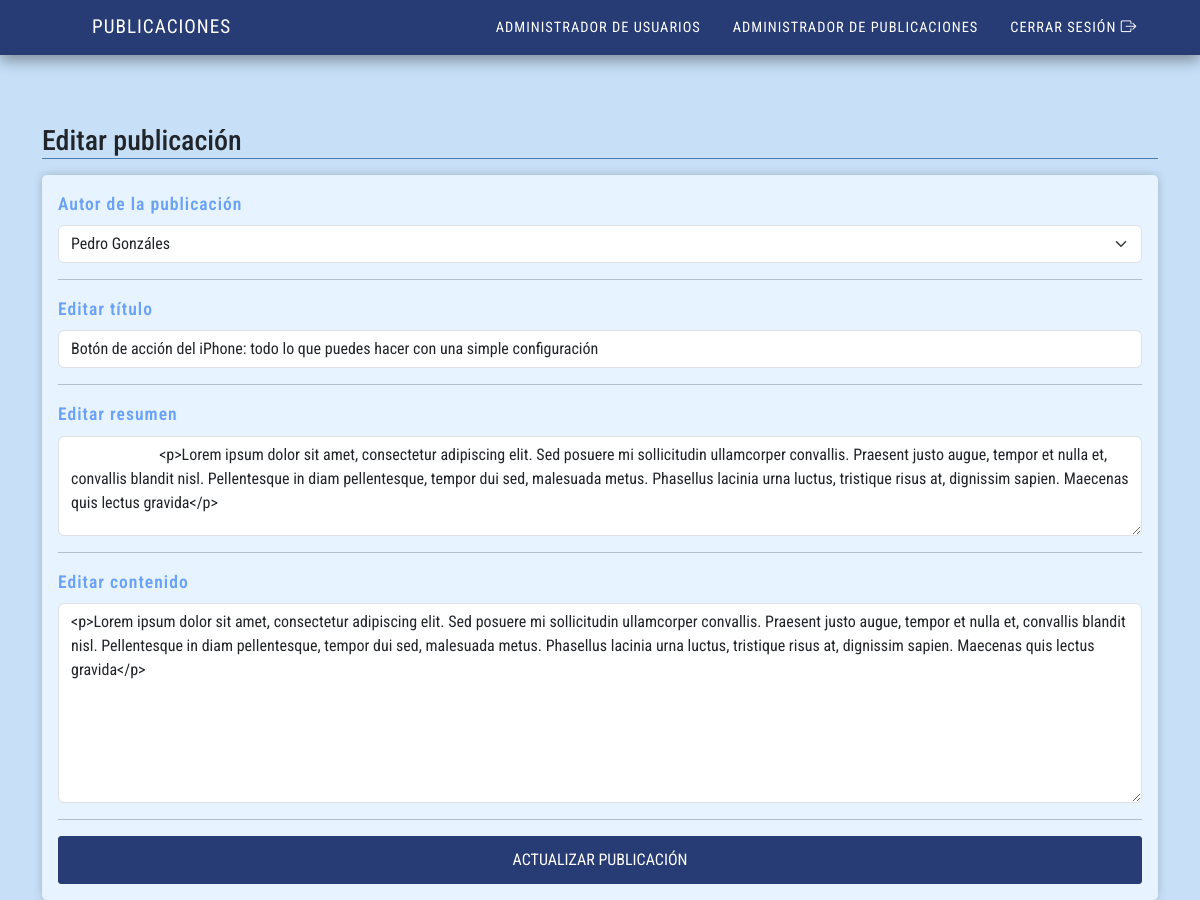
The app's page /admin/admin_editar.php?id=21 with its own data.
### tables this page shows
CREATE TABLE `posts` (
  `post_id` int NOT NULL AUTO_INCREMENT,
  `title` varchar(255) NOT NULL,
  `content` text NOT NULL,
  `author_id` int DEFAULT NULL,
  `publish_date` timestamp NULL DEFAULT CURRENT_TIMESTAMP,
  `excerpt` text NOT NULL,
  PRIMARY KEY (`post_id`),
  KEY `author_id` (`author_id`),
  CONSTRAINT `posts_ibfk_1` FOREIGN KEY (`author_id`) REFERENCES `users` (`user_id`)
);

CREATE TABLE `users` (
  `user_id` int NOT NULL AUTO_INCREMENT,
  `username` varchar(50) NOT NULL,
  `email` varchar(100) NOT NULL,
  `password_hash` varchar(255) NOT NULL,
  `full_name` varchar(100) NOT NULL,
  PRIMARY KEY (`user_id`),
  UNIQUE KEY `username` (`username`),
  UNIQUE KEY `email` (`email`)
);

### class/config.php (called while the page is built, shortened)
<?php
    $host     = "localhost";
    $username = "root";
    $password = "";
    $dbaname  = "mi_blog";
?>

### class/db.php (called while the page is built, shortened)
<?php
 class db{
    protected $connection;
    protected $query;
    public function __construct( $dbhost = 'localhost', $dbuser = 'root', $dbpass = '', $dbname = '', $charset = 'utf8' ){
        $this->connection = new mysqli( $dbhost, $dbuser, $dbpass, $dbname );
        $this->connection->set_charset($charset);
    }
    public function query($query){
        if ( $this->query = $this->connection->prepare($query) ) {
            $this->query->execute();
        } else {
            $this->error('No se puede preparar la declarción de MySQL (revisa tu sintaxis) - ' . $this->connection->error);
        }
        return $this;
    }
    public function fetchArray(){
        $params = array();
        $row = array();
        $meta = $this->query->result_metadata();
        while ($field = $meta->fetch_field()) {
            $params[] = & $row[$field->name];
        }
        call_user_func_array(array($this->query, 'bind_result'), $params);
        $result = array();
        while ($this->query->fetch()) {
            foreach ($row as $key => $val) {
                $result[$key] = $val;
            }
        }
        return $result;
    }
}
?>

### admin/admin_editar.php (the view, shortened to what this page needs)
<?php
    include_once 'includes/header.php';
    include_once '../class/config.php';
    include_once '../class/db.php';
    $db = new db($host, $username, $password, $dbaname );
    $id = isset(  $_GET['id']  ) ? $_GET['id'] : '';
    $articulo = $db->query("SELECT * FROM posts INNER JOIN users ON posts.author_id = users.user_id WHERE post_id=$id")->fetchArray();
?>
<main class="container" style="margin-top:100px">
    <h1 class="border-bottom border-dark-subtle my-3 h3">Editar publicación</h1>
    <div class="wrapperTable">
        <form action='update_editar.php' method='POST'>
            <div class='mb-3'>
                <label for='title' class='form-label'>Autor de la publicación</label>
                <select class="form-select" id="autor" name="autor">
                    <option value="<?= htmlspecialchars($articulo['user_id']) ?>" selected><?= htmlspecialchars($articulo['full_name']) ?></option>
                </select>
            </div>
            <hr>
            <div class='mb-3'>
                <label for='title' class='form-label'>Editar título</label>
                <input type='text' class='form-control' name='title' id='title'
                    value="<?= htmlspecialchars($articulo['title']) ?>">
            </div>
            <hr>
            <div class='mb-3'>
                <label for='excerpt' class='form-label'>Editar resumen</label>
                <textarea class='form-control' name='excerpt' id='excerpt' style='height: 100px'>
                        <?= htmlspecialchars($articulo['excerpt']) ?>
                    </textarea>
            </div>
            <hr>
            <div class='mb-3'>
                <label for='content' class='form-label'>Editar contenido</label>
                <textarea class='form-control content' placeholder='Ingrese descripción de la publicación'
                    name='content' id='content'
                    style='height: 200px'><?= htmlspecialchars($articulo['content']) ?></textarea>
            </div>
            <hr>
            <div class='d-grid'>
                <button type='submit' class='btn btn-secondary w-100' name='idPost' id='idPost'
                    value='<?= htmlspecialchars($articulo['post_id']) ?>'>Actualizar publicación</button>
            </div>
        </form>
    </div>
</main>
<?php  include_once 'includes/footer.php';?>

### assets/css/main.css (style rules this page uses)
body { background-color: #c7e0f8; font-family: "Roboto Condensed", sans-serif; }
h1, h2, h3, h4, h5, h6 { margin: 0; padding: 0; font-family: "Roboto Condensed", sans-serif; }
.wrapperTable { background-color: #e7f3ff; padding: 1rem; border-radius: 5px; box-shadow: 0 0 10px rgba(0, 0, 0, 0.2); }
label { font-size: 1.1rem; color: #6aa2f6; display: block; margin-bottom: 0.5rem; letter-spacing: 1px; font-weight: 600; }
.btn-secondary { color: #fff; background-color: #273c75; border-color: #273c75; transition: all 0.3s ease-in-out; border-radius: 3px; text-transform: uppercase; padding: 0.5rem 2.5rem; text-decoration: none; }
@media only screen and (min-width: 320px) { .btn-secondary { color: #fff; background-color: #273c75; border-color: #273c75; transition: all 0.3s ease-in-out; border-radius: 3px; text-transform: uppercase; padding: 0.5rem 2.5rem; text-decoration: none; display: block; margin: 0 auto; max-width: 200px; } }
@media only screen and (min-width: 768px) { .btn-secondary { color: #fff; background-color: #273c75; border-color: #273c75; transition: all 0.3s ease-in-out; border-radius: 3px; text-transform: uppercase; padding: 0.5rem 2.5rem; text-decoration: none; display: inline-block; margin: 0; max-width: 100%; } }
.border-dark-subtle { border-color: #487eb0 !important; }
button { background: none; border: none; cursor: pointer; height: 48px; outline: none; padding: 0; width: 48px; }
body { margin: 0; }
.container { max-width: 95%; height: auto; margin: 0 auto; }

### records on screen
posts: autor "Pedro Gonzáles", title "Botón de acción del iPhone: todo lo que puedes hacer con una simple configuración", excerpt "<p>Lorem ipsum dolor sit amet, consectetur adipiscing elit. Sed posuere mi sollicitudin ullamcorper convallis. Praesent justo augue, tempor et nulla et, convallis blandit nisl. Pellentesque in diam pellentesque, tempor dui sed, malesuada metus. Phasellus lacinia urna luctus, tristique risus at, dignissim sapien. Maecenas quis lectus gravida</p>", content "<p>Lorem ipsum dolor sit amet, consectetur adipiscing elit. Sed posuere mi sollicitudin ullamcorper convallis. Praesent justo augue, tempor et nulla et, convallis blandit nisl. Pellentesque in diam pellentesque, tempor dui sed, malesuada metus. Phasellus lacinia urna luctus, tristique risus at, dignissim sapien. Maecenas quis lectus gravida</p>"
